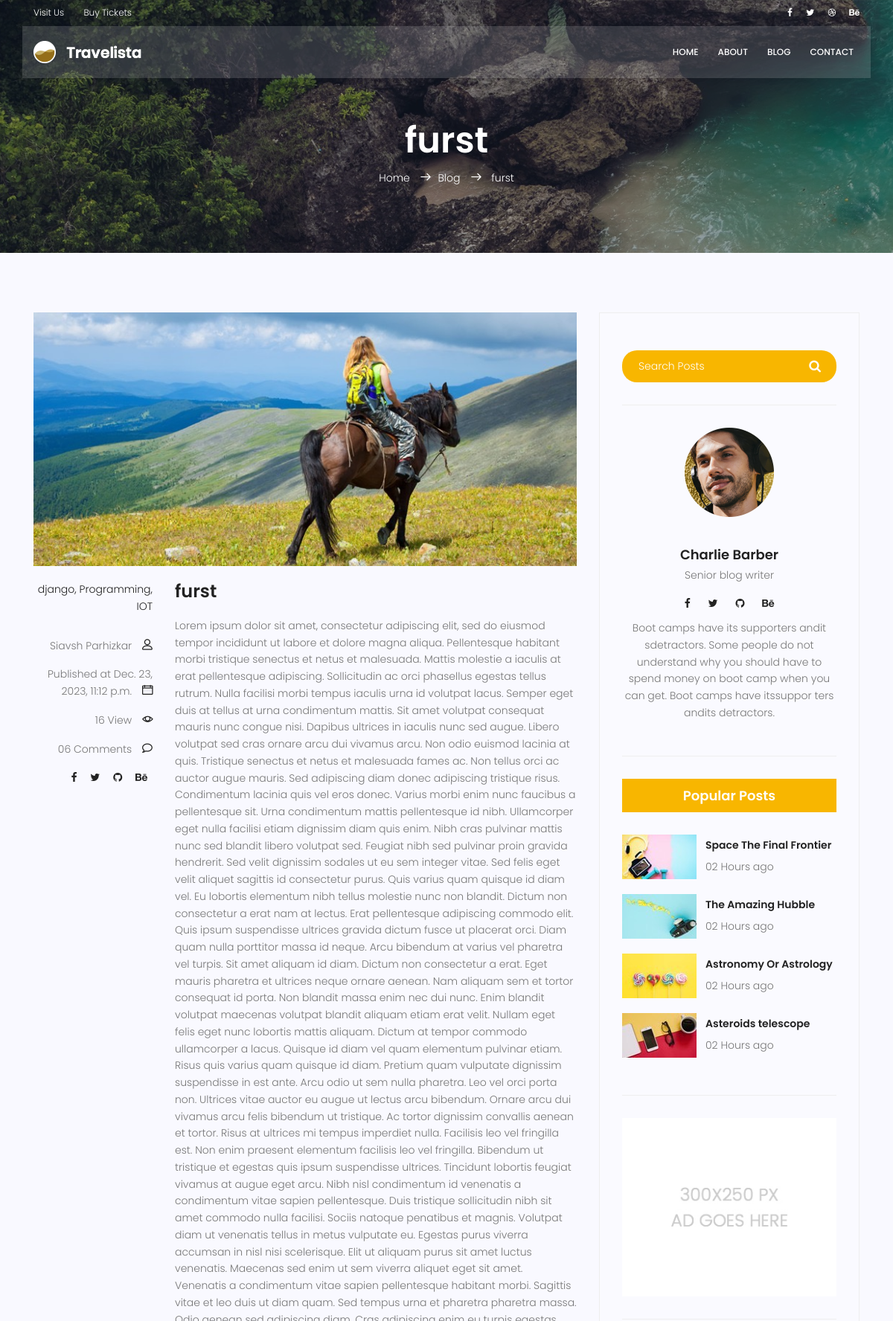
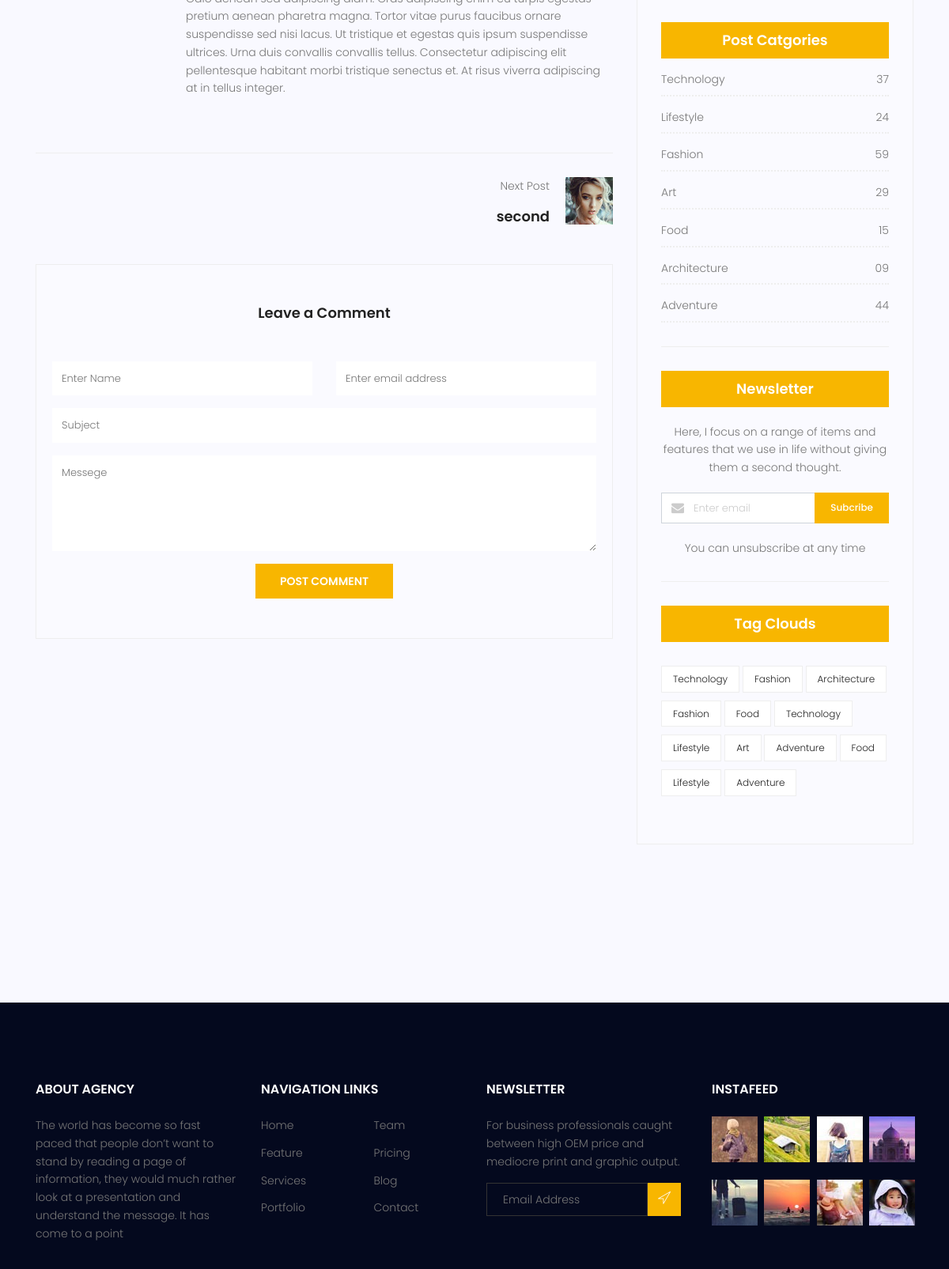
Page /blog/single-1/ (upper part) on the committed database (2 pictures, top to bottom).
### blog/models.py (models this page shows, shortened)
class Post(models.Model):
    author = models.ForeignKey(User, on_delete=models.SET_NULL, null=True)
    image = models.ImageField(upload_to='blog/', default='default.jpg')
    title = models.CharField(max_length=300)
    content = models.TextField()
    category = models.ManyToManyField(Category)
    counted_view = models.IntegerField(default=0)
    status = models.BooleanField(default=False)
    published_date = models.DateTimeField(null=True)
    created_date = models.DateTimeField(auto_now_add=True)
    updated_date = models.DateTimeField(auto_now=True)
    class Meta:
        ordering = ['created_date']

class Category(models.Model):
    name = models.CharField(max_length=255)
    def __str__(self) -> str:
        return self.name

### blog/views.py (the view)
# urls.py: path("single-<int:pid>/", views.blog_single, name="single"),
def blog_single(request, pid):
    post = Post.objects.get(id=pid, status='True', published_date__lt=timezone.now())
    all_posts = Post.objects.filter(status='True', published_date__lt=timezone.now()).order_by('id')
    current_post_index = list(all_posts).index(post)
    next_post = None
    prev_post = None
    try:
        if current_post_index > 0:
            prev_post = all_posts[current_post_index - 1]
        if current_post_index < len(all_posts) - 1:
            next_post = all_posts[current_post_index + 1]
            post.counted_view += 1
            post.save()
            if post.published_date > timezone.now():
                return HttpResponseForbidden("This Post Is Not Published Yet!")
        context = {'post': post, 'next_post': next_post, 'prev_post': prev_post}
        return render(request, 'blog/blog-single.html', context)
    except Post.DoesNotExist:
        return HttpResponse("This Post Is Not Published Yet!")

### templates/blog/blog-single.html (shortened to what this page needs)
{% extends 'base.html' %}
{% load static %}
{% block content %}
  <section class="relative about-banner">
    <div class="overlay overlay-bg"></div>
    <div class="container">
      <div class="row d-flex align-items-center justify-content-center">
        <div class="about-content col-lg-12">
          <h1 class="text-white">{{post.title}}</h1>
          <p class="text-white link-nav">
            <a href="{% url 'index' %}">Home</a> <span class="lnr lnr-arrow-right"></span><a href="{% url 'blog'%}">Blog</a> <span class="lnr lnr-arrow-right"></span> {{post.title}} </p>
        </div>
      </div>
    </div>
  </section>
  <section class="post-content-area single-post-area">
    <div class="container">
      <div class="row">
        <div class="col-lg-8 posts-list">
          <div class="single-post row">
            <div class="col-lg-12">
              <div class="feature-img">
                <img class="img-fluid" src="{% static 'img/blog/feature-img1.jpg' %}" alt="" />
              </div>
            </div>
            <div class="col-lg-3 col-md-3 meta-details">
              <ul class="tags">
                <li>
                  <a href="#">{{post.category.all|join:", "}}</a>
                </li>
              </ul>
              <div class="user-details row">
                <p class="user-name col-lg-12 col-md-12 col-6">
                  <a href="#">{{post.author.get_full_name}}</a> <span class="lnr lnr-user"></span>
                </p>
                <p class="date col-lg-12 col-md-12 col-6">
                  <a href="#"> Published at {{post.published_date}}</a> <span class="lnr lnr-calendar-full"></span>
                </p>
                <p class="view col-lg-12 col-md-12 col-6">
                  <a href="#">{{post.counted_view}} View</a> <span class="lnr lnr-eye"></span>
                </p>
                <p class="comments col-lg-12 col-md-12 col-6">
                  <a href="#">06 Comments</a> <span class="lnr lnr-bubble"></span>
                </p>
                <ul class="social-links col-lg-12 col-md-12 col-6">
                  <li>
                    <a href="#"><i class="fa fa-facebook"></i></a>
                  </li>
                  <li>
                    <a href="#"><i class="fa fa-twitter"></i></a>
                  </li>
                  <li>
                    <a href="#"><i class="fa fa-github"></i></a>
                  </li>
                  <li>
                    <a href="#"><i class="fa fa-behance"></i></a>
                  </li>
                </ul>
              </div>
            </div>
            <div class="col-lg-9 col-md-9">
              <h3 class="mt-20 mb-20">{{post.title}}</h3>
              <p class="excert">
				{{post.content}}
			  </p>
			</div>
          </div>
          <div class="navigation-area">
            <div class="row">
              <div class="col-lg-6 col-md-6 col-12 nav-left flex-row d-flex justify-content-start align-items-center">
              </div>
              <div class="col-lg-6 col-md-6 col-12 nav-right flex-row d-flex justify-content-end align-items-center">
                {% if next_post %}
                <div class="detials">
                  <p>Next Post</p>
                  <a href="{% url 'single' next_post.pk %}"><h4>{{next_post.title}}</h4></a>
                </div>
                <div class="arrow">
                  <a href="{% url 'single' next_post.pk %}"></a>
                </div>
                <div class="thumb">
                  <a href="{% url 'single' next_post.pk %}"><img class="img-fluid" src="{% static 'img/blog/next.jpg' %}" alt=""></a>
                </div>
                {% endif %}
              </div>
            </div>
          </div>
          <div class="comment-form">
            <h4>Leave a Comment</h4>
            <form>
              <div class="form-group form-inline">
                <div class="form-group col-lg-6 col-md-12 name">
                  <input type="text" class="form-control" id="name" placeholder="Enter Name" onfocus="this.placeholder = ''" onblur="this.placeholder = 'Enter Name'" />
                </div>
                <div class="form-group col-lg-6 col-md-12 email">
                  <input type="email" class="form-control" id="email" placeholder="Enter email address" onfocus="this.placeholder = ''" onblur="this.placeholder = 'Enter email address'" />
                </div>
              </div>
              <div class="form-group">
                <input type="text" class="form-control" id="subject" placeholder="Subject" onfocus="this.placeholder = ''" onblur="this.placeholder = 'Subject'" />
              </div>
              <div class="form-group">
                <textarea class="form-control mb-10" rows="5" name="message" placeholder="Messege" onfocus="this.placeholder = ''" onblur="this.placeholder = 'Messege'" required=""></textarea>
              </div>
              <a href="#" class="primary-btn text-uppercase">Post Comment</a>
            </form>
          </div>
        </div>
        <div class="col-lg-4 sidebar-widgets">
          <div class="widget-wrap">
            <div class="single-sidebar-widget search-widget">
              <form class="search-form" action="#">
                <input placeholder="Search Posts" name="search" type="text" onfocus="this.placeholder = ''" onblur="this.placeholder = 'Search Posts'" />
                <button type="submit"><i class="fa fa-search"></i></button>
              </form>
            </div>
            <div class="single-sidebar-widget user-info-widget">
              <img src="{% static 'img/blog/user-info.png' %}" alt="" />
              <a href="#"><h4>Charlie Barber</h4></a>
              <p>Senior blog writer</p>
              <ul class="social-links">
                <li>
                  <a href="#"><i class="fa fa-facebook"></i></a>
                </li>
                <li>
                  <a href="#"><i class="fa fa-twitter"></i></a>
                </li>
                <li>
                  <a href="#"><i class="fa fa-github"></i></a>
                </li>
                <li>
                  <a href="#"><i class="fa fa-behance"></i></a>
                </li>
              </ul>
              <p>Boot camps have its supporters andit sdetractors. Some people do not understand why you should have to spend money on boot camp when you can get. Boot camps have itssuppor ters andits detractors.</p>
            </div>
            <div class="single-sidebar-widget popular-post-widget">
              <h4 class="popular-title">Popular Posts</h4>
              <div class="popular-post-list">
                <div class="single-post-list d-flex flex-row align-items-center">
                  <div class="thumb">
                    <img class="img-fluid" src="{% static 'img/blog/pp1.jpg' %}" alt="" />
                  </div>
                  <div class="details">
                    <a href="blog-single.html"><h6>Space The Final Frontier</h6></a>
                    <p>02 Hours ago</p>
                  </div>
                </div>
                <div class="single-post-list d-flex flex-row align-items-center">
                  <div class="thumb">
                    <img class="img-fluid" src="{% static 'img/blog/pp2.jpg' %}" alt="" />
                  </div>
                  <div class="details">
                    <a href="blog-single.html"><h6>The Amazing Hubble</h6></a>
                    <p>02 Hours ago</p>
                  </div>
                </div>
                <div class="single-post-list d-flex flex-row align-items-center">
                  <div class="thumb">
                    <img class="img-fluid" src="{% static 'img/blog/pp3.jpg' %}" alt="" />
                  </div>
                  <div class="details">
                    <a href="blog-single.html"><h6>Astronomy Or Astrology</h6></a>
                    <p>02 Hours ago</p>
                  </div>
                </div>
                <div class="single-post-list d-flex flex-row align-items-center">
                  <div class="thumb">
                    <img class="img-fluid" src="{% static 'img/blog/pp4.jpg' %}" alt="" />
                  </div>
                  <div class="details">
                    <a href="blog-single.html"><h6>Asteroids telescope</h6></a>
                    <p>02 Hours ago</p>
                  </div>
                </div>
              </div>
            </div>
            <div class="single-sidebar-widget ads-widget">
              <a href="#"><img class="img-fluid" src="{% static 'img/blog/ads-banner.jpg' %}" alt="" /></a>
            </div>
            <div class="single-sidebar-widget post-category-widget">
              <h4 class="category-title">Post Catgories</h4>
              <ul class="cat-list">
                <li>
                  <a href="#" class="d-flex justify-content-between">
                    <p>Technology</p>
                    <p>37</p>
                  </a>
                </li>
                <li>
                  <a href="#" class="d-flex justify-content-between">
                    <p>Lifestyle</p>
                    <p>24</p>
                  </a>
                </li>
                <li>
                  <a href="#" class="d-flex justify-content-between">
                    <p>Fashion</p>
                    <p>59</p>
                  </a>
                </li>
                <li>
                  <a href="#" class="d-flex justify-content-between">
                    <p>Art</p>
                    <p>29</p>
                  </a>
                </li>
                <li>
                  <a href="#" class="d-flex justify-content-between">
                    <p>Food</p>
                    <p>15</p>
                  </a>
                </li>
                <li>
                  <a href="#" class="d-flex justify-content-between">
                    <p>Architecture</p>
                    <p>09</p>
                  </a>
                </li>
                <li>
                  <a href="#" class="d-flex justify-content-between">
                    <p>Adventure</p>
                    <p>44</p>
                  </a>
                </li>
              </ul>
            </div>
            <div class="single-sidebar-widget newsletter-widget">
              <h4 class="newsletter-title">Newsletter</h4>
              <p>Here, I focus on a range of items and features that we use in life without giving them a second thought.</p>
              <div class="form-group d-flex flex-row">
                <div class="col-autos">
                  <div class="input-group">
                    <div class="input-group-prepend">
                      <div class="input-group-text">
                        <i class="fa fa-envelope" aria-hidden="true"></i>
                      </div>
                    </div>
                    <input type="text" class="form-control" id="inlineFormInputGroup" placeholder="Enter email" onfocus="this.placeholder = ''" onblur="this.placeholder = 'Enter email'" />
                  </div>
                </div>
                <a href="#" class="bbtns">Subcribe</a>
              </div>
              <p class="text-bottom">You can unsubscribe at any time</p>
            </div>
            <div class="single-sidebar-widget tag-cloud-widget">
              <h4 class="tagcloud-title">Tag Clouds</h4>
              <ul>
                <li>
                  <a href="#">Technology</a>
                </li>
                <li>
                  <a href="#">Fashion</a>
                </li>
                <li>
                  <a href="#">Architecture</a>
                </li>
                <li>
                  <a href="#">Fashion</a>
                </li>
                <li>
                  <a href="#">Food</a>
                </li>
                <li>
                  <a href="#">Technology</a>
                </li>
                <li>
                  <a href="#">Lifestyle</a>
                </li>
                <li>
                  <a href="#">Art</a>
                </li>
                <li>
                  <a href="#">Adventure</a>
                </li>
                <li>
                  <a href="#">Food</a>
                </li>
                <li>
                  <a href="#">Lifestyle</a>
                </li>
                <li>
                  <a href="#">Adventure</a>
                </li>
              </ul>
            </div>
          </div>
        </div>
      </div>
    </div>
  </section>
{% endblock %}

### rows in the picture
Post: title "furst", category.all "django, Programming, IOT", author.get_full_name "Siavsh Parhizkar", published_date "Dec. 23, 2023, 11:12 p.m.", counted_view "16", content "Lorem ipsum dolor sit amet, consectetur adipiscing elit, sed do eiusmod tempor incididunt ut labore et dolore magna aliqua. Pellentesque habitant morbi tristique senectus et netus et malesuada. Mattis molestie a iaculis at erat pellentesque adipiscing. Sollicitudin ac orci phasellus egestas tellus rutrum. Nulla facilisi morbi tempus iaculis urna id volutpat lacus. Semper eget duis at tellus at urna condimentum mattis. Sit amet volutpat consequat mauris nunc congue nisi. Dapibus ultrices in iaculis nunc sed augue. Libero volutpat sed cras ornare arcu dui vivamus arcu. Non odio euismod lacinia at quis. Tristique senectus et netus et malesuada fames ac. Non tellus orci ac auctor augue mauris.…"
Post: title "second"
